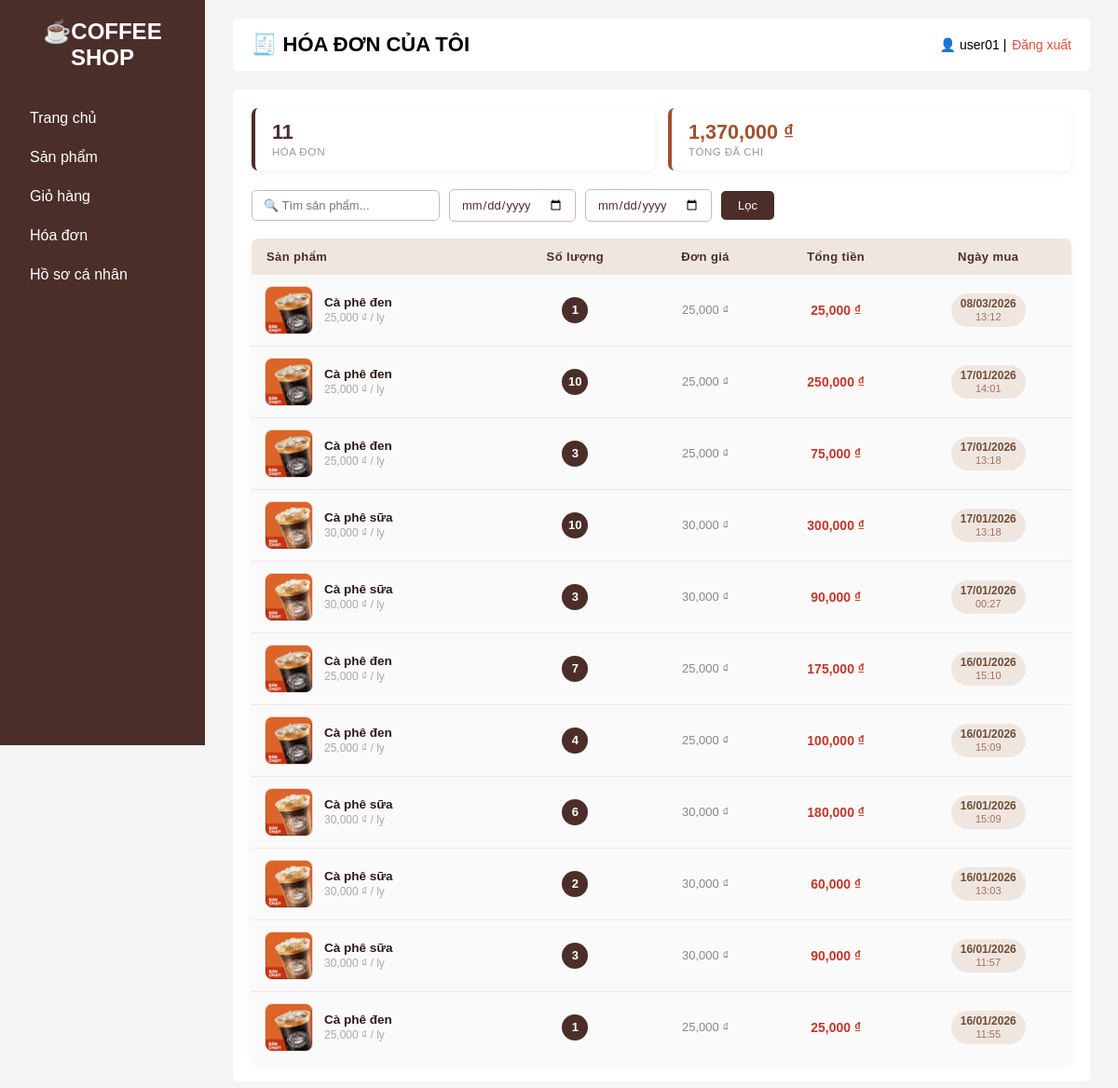
/php/phpUser/invoice.php (signed in), run on the app's committed database.
### tables this page shows
CREATE TABLE `user_invoices` (
  `id` int(11) NOT NULL,
  `user_id` int(11) DEFAULT NULL,
  `product_name` varchar(255) DEFAULT NULL,
  `quantity` int(11) DEFAULT NULL,
  `total_price` int(11) DEFAULT NULL,
  `created_at` datetime DEFAULT current_timestamp()
);

CREATE TABLE `products` (
  `id` int(11) NOT NULL,
  `name` varchar(100) NOT NULL,
  `category_id` int(11) NOT NULL,
  `price` decimal(10,2) NOT NULL,
  `quantity` int(11) NOT NULL DEFAULT 0,
  `description` text DEFAULT NULL,
  `image` varchar(255) DEFAULT NULL,
  `status` enum('active','inactive') DEFAULT 'active',
  `created_at` timestamp NOT NULL DEFAULT current_timestamp()
);

### php/phpUser/invoice.php (the view, shortened to what this page needs)
<?php
include "../connect.php";
$userId = $_SESSION["user_id"];
$totalSpent = mysqli_fetch_assoc(mysqli_query($conn,
    "SELECT IFNULL(SUM(total_price),0) AS t FROM user_invoices WHERE user_id = $userId"
))["t"];
$search    = trim($_GET["search"] ?? "");
$dateFrom  = $_GET["date_from"] ?? "";
$dateTo    = $_GET["date_to"]   ?? "";
$where = "WHERE ui.user_id = $userId";
$invoices = mysqli_query($conn, "
    SELECT ui.id, ui.product_name, ui.quantity, ui.total_price, ui.created_at,
           p.image, p.price AS unit_price
    FROM user_invoices ui
    LEFT JOIN products p ON p.name = ui.product_name
    $where
    ORDER BY ui.created_at DESC
");
$totalRows = mysqli_num_rows($invoices);
?>
<!DOCTYPE html>
<html lang="vi">
<head>
    <link rel="stylesheet" href="/quanlyquancaphe_web/Coffee_Web/css/home.css?v=<?php echo time(); ?>">
</head>
<body>
<div class="layout">
    <div class="sidebar">
        <h2>☕COFFEE SHOP</h2>
        <ul>
            <li><a href="userHome.php">Trang chủ</a></li>
            <li><a href="products.php">Sản phẩm</a></li>
            <li><a href="cart.php">Giỏ hàng</a></li>
            <li class="active"><a href="invoice.php">Hóa đơn</a></li>
            <li><a href="personalProfile.php">Hồ sơ cá nhân</a></li>
        </ul>
    </div>
    <div class="content">
        <div class="topbar">
            <h1>🧾 HÓA ĐƠN CỦA TÔI</h1>
            <div class="account">
                👤 <?= htmlspecialchars($_SESSION["username"]) ?> |
                <a href="../phpAccount/logout.php">Đăng xuất</a>
            </div>
        </div>
        <div class="welcome">
            <div class="stat-strip">
                <div class="stat-box">
                    <div class="s-val"><?= $totalRows ?></div>
                    <div class="s-lbl">Hóa đơn<?= ($search||$dateFrom||$dateTo)?' (đã lọc)':'' ?></div>
                </div>
                <div class="stat-box" style="border-color:#a0522d">
                    <div class="s-val" style="color:#a0522d"><?= number_format($totalSpent) ?> ₫</div>
                    <div class="s-lbl">Tổng đã chi</div>
                </div>
            </div>
            <form method="GET" class="filter-bar">
                <input type="text" name="search" placeholder="🔍 Tìm sản phẩm..." value="<?= htmlspecialchars($search) ?>">
                <input type="date" name="date_from" value="<?= htmlspecialchars($dateFrom) ?>" title="Từ ngày">
                <input type="date" name="date_to"   value="<?= htmlspecialchars($dateTo) ?>"   title="Đến ngày">
                <button type="submit">Lọc</button>
            </form>
            <?php if ($totalRows == 0): ?>
            <div class="empty-state">
                <div class="e-icon">🧾</div>
                <p>Không tìm thấy hóa đơn nào.</p>
            </div>
            <?php else: ?>
            <table>
                <thead>
                    <tr>
                        <th style="text-align:left;padding-left:16px">Sản phẩm</th>
                        <th>Số lượng</th>
                        <th>Đơn giá</th>
                        <th>Tổng tiền</th>
                        <th>Ngày mua</th>
                    </tr>
                </thead>
                <tbody>
                <?php while ($row = mysqli_fetch_assoc($invoices)): ?>
                <tr>
                    <td style="text-align:left">
                        <div class="prod-cell">
                            <?php
                            $imgPath = "/quanlyquancaphe_web/Coffee_Web/uploads/" . ($row["image"] ?? "");
                            if (!empty($row["image"])):
                            ?>
                                <img src="<?= htmlspecialchars($imgPath) ?>"
                                     alt="<?= htmlspecialchars($row["product_name"]) ?>"
                                     class="prod-thumb"
                                     onerror="this.style.display='none';this.nextElementSibling.style.display='grid'">
                            <?php else: ?>
                                <div class="prod-thumb-placeholder">☕</div>
                            <?php endif; ?>
                            <div>
                                <div class="prod-name-txt"><?= htmlspecialchars($row["product_name"]) ?></div>
                                <?php if ($row["unit_price"]): ?>
                                <div class="prod-unit"><?= number_format($row["unit_price"]) ?> ₫ / ly</div>
                                <?php endif; ?>
                            </div>
                        </div>
                    </td>
                    <td><span class="badge-qty"><?= $row["quantity"] ?></span></td>
                    <td style="color:#888;font-size:13px">
                        <?= $row["unit_price"] ? number_format($row["unit_price"]) . ' ₫' : '—' ?>
                    </td>
                    <td><span class="price-txt"><?= number_format($row["total_price"]) ?> ₫</span></td>
                    <td>
                        <span class="badge-date">
                            <?= date("d/m/Y", strtotime($row["created_at"])) ?><br>
                            <span style="font-weight:400;font-size:11px;color:#a07060">
                                <?= date("H:i", strtotime($row["created_at"])) ?>
                            </span>
                        </span>
                    </td>
                </tr>
                <?php endwhile; ?>
                </tbody>
            </table>
            <?php endif; ?>
        </div>
    </div>
</div>
</body>
</html>

### css/home.css (style rules this page uses)
* { margin: 0; padding: 0; box-sizing: border-box; font-family: Arial, sans-serif; }
.layout { display: flex; min-height: 100vh; background: #f4f4f4; }
.sidebar { width: 220px; background: #4b2e2a; color: white; padding: 20px; position: sticky; top: 0; height: 100vh; overflow-y: auto; }
.sidebar h2 { text-align: center; margin-bottom: 30px; }
.sidebar ul { list-style: none; }
.sidebar li { padding: 12px; cursor: pointer; border-radius: 5px; }
.content { flex: 1; padding: 20px 30px; }
.topbar { display: flex; justify-content: space-between; align-items: center; background: white; padding: 15px 20px; border-radius: 6px; margin-bottom: 20px; }
.topbar h1 { font-size: 22px; }
.account { font-size: 14px; }
.account a { text-decoration: none; color: #e74c3c; margin-left: 2px; }
.welcome { background: white; padding: 20px; border-radius: 6px; }
.sidebar a { text-decoration: none; color: white; display: block; width: 100%; }
table { width: 100%; background: white; border-collapse: collapse; border-radius: 6px; overflow: hidden; }
th { background: #4b2e2a; color: white; padding: 12px; text-align: center; }
td { padding: 10px; text-align: center; border-bottom: 1px solid #eee; }

### php/phpUser/invoice.php (style rules this page uses)
.filter-bar { display: flex; flex-wrap: wrap; gap: 10px; margin-bottom: 18px; align-items: center; }
.filter-bar input[type="text"], .filter-bar input[type="date"] { padding: 8px 12px; border: 1px solid #d0b9b3; border-radius: 5px; font-size: 13px; outline: none; font-family: inherit; color: #4b2e2a; background: #fff; }
.filter-bar button { padding: 8px 18px; background: #4b2e2a; color: white; border: none; border-radius: 5px; cursor: pointer; font-size: 13px; font-family: inherit; }
.stat-strip { display: flex; gap: 14px; margin-bottom: 20px; flex-wrap: wrap; }
.stat-box { flex: 1; min-width: 140px; background: white; border-left: 4px solid #4b2e2a; border-radius: 7px; padding: 14px 18px; box-shadow: 0 2px 8px rgba(0,0,0,.06); }
.stat-box .s-val { font-size: 1.35rem; font-weight: 700; color: #4b2e2a; line-height: 1.1; }
.stat-box .s-lbl { font-size: .72rem; color: #999; text-transform: uppercase; letter-spacing: .04em; margin-top: 3px; }
.welcome table { width: 100%; margin-top: 0; background: #fafafa; border-collapse: collapse; border-radius: 8px; overflow: hidden; box-shadow: 0 2px 8px rgba(0,0,0,.06); }
.welcome th { background: #f0e6e0; color: #4b2e2a; padding: 12px 14px; font-size: 13px; text-align: center; font-weight: 700; letter-spacing: .03em; }
.welcome td { padding: 12px 14px; font-size: 13.5px; border-bottom: 1px solid #f0e8e5; text-align: center; vertical-align: middle; }
.welcome tr:last-child td { border-bottom: none; }
.prod-cell { display: flex; align-items: center; gap: 12px; text-align: left; }
.prod-thumb { width: 52px; height: 52px; border-radius: 8px; object-fit: cover; border: 1px solid #e8d8d3; flex-shrink: 0; background: #f5ece9; }
.prod-name-txt { font-weight: 600; color: #2d1a17; font-size: 13.5px; }
.prod-unit { font-size: 12px; color: #aaa; margin-top: 2px; }
.badge-date { display: inline-block; background: #f0e6e0; color: #6f4e37; padding: 4px 10px; border-radius: 20px; font-size: 12px; font-weight: 600; white-space: nowrap; }
.badge-qty { display: inline-block; background: #4b2e2a; color: white; width: 28px; height: 28px; border-radius: 50%; line-height: 28px; font-size: 13px; font-weight: 700; }
.price-txt { font-weight: 700; color: #c0392b; font-size: 14px; }

### data on the page
user_invoices: products.image (picture), product_name "Cà phê đen", products.price "25,000", quantity "1", total_price "25,000", created_at "08/03/2026", created_at "13:12"
user_invoices: products.image (picture), product_name "Cà phê đen", products.price "25,000", quantity "10", total_price "250,000", created_at "17/01/2026", created_at "14:01"
user_invoices: products.image (picture), product_name "Cà phê đen", products.price "25,000", quantity "3", total_price "75,000", created_at "17/01/2026", created_at "13:18"
user_invoices: products.image (picture), product_name "Cà phê sữa", products.price "30,000", quantity "10", total_price "300,000", created_at "17/01/2026", created_at "13:18"
user_invoices: products.image (picture), product_name "Cà phê sữa", products.price "30,000", quantity "3", total_price "90,000", created_at "17/01/2026", created_at "00:27"
user_invoices: products.image (picture), product_name "Cà phê đen", products.price "25,000", quantity "7", total_price "175,000", created_at "16/01/2026", created_at "15:10"
user_invoices: products.image (picture), product_name "Cà phê đen", products.price "25,000", quantity "4", total_price "100,000", created_at "16/01/2026", created_at "15:09"
user_invoices: products.image (picture), product_name "Cà phê sữa", products.price "30,000", quantity "6", total_price "180,000", created_at "16/01/2026", created_at "15:09"
user_invoices: products.image (picture), product_name "Cà phê sữa", products.price "30,000", quantity "2", total_price "60,000", created_at "16/01/2026", created_at "13:03"
user_invoices: products.image (picture), product_name "Cà phê sữa", products.price "30,000", quantity "3", total_price "90,000", created_at "16/01/2026", created_at "11:57"
user_invoices: products.image (picture), product_name "Cà phê đen", products.price "25,000", quantity "1", total_price "25,000", created_at "16/01/2026", created_at "11:55"

### other printed values
$_SESSION["username"] "user01"
$totalRows "11"
$totalSpent "1,370,000"
